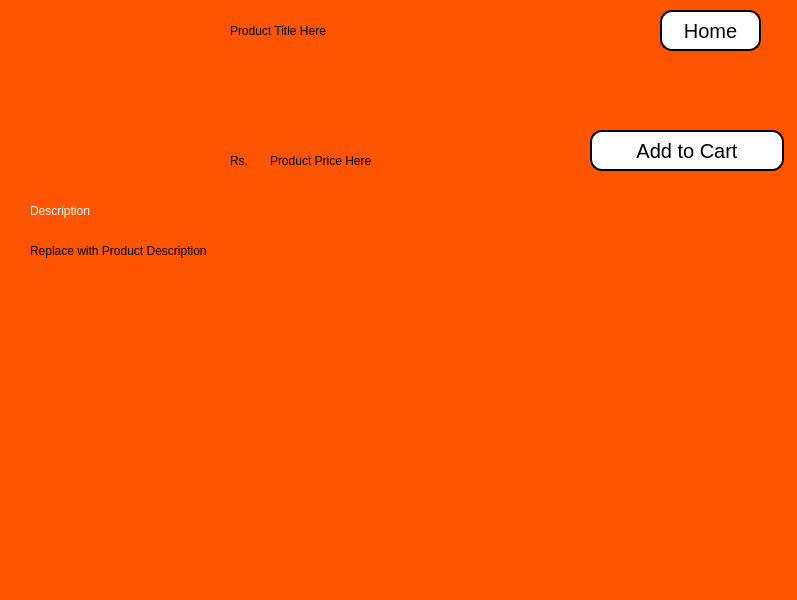
<?xml version="1.0" encoding="UTF-8"?>
<ui version="4.0">
 <class>MainWindow</class>
 <widget class="QMainWindow" name="MainWindow">
  <property name="geometry">
   <rect>
    <x>0</x>
    <y>0</y>
    <width>797</width>
    <height>600</height>
   </rect>
  </property>
  <property name="windowTitle">
   <string>MainWindow</string>
  </property>
  <property name="styleSheet">
   <string notr="true">QWidget
{
	background:rgb(255, 85, 0)
}</string>
  </property>
  <widget class="QWidget" name="centralwidget">
   <property name="styleSheet">
    <string notr="true">QWidget
{
	background:rgb(255, 85, 0)
}</string>
   </property>
   <widget class="QLabel" name="imageLabel">
    <property name="geometry">
     <rect>
      <x>40</x>
      <y>20</y>
      <width>171</width>
      <height>151</height>
     </rect>
    </property>
    <property name="text">
     <string/>
    </property>
    <property name="pixmap">
     <pixmap>../../../../../Daraz/Watches/Girls Watches/Fortune Girls Watch/Black Brown.jpeg</pixmap>
    </property>
    <property name="scaledContents">
     <bool>true</bool>
    </property>
   </widget>
   <widget class="QLabel" name="titleLabel">
    <property name="geometry">
     <rect>
      <x>230</x>
      <y>10</y>
      <width>461</width>
      <height>41</height>
     </rect>
    </property>
    <property name="styleSheet">
     <string notr="true">QLabel
{
	color: black;
	font: 63 25pt &quot;Yu Gothic UI Semibold&quot;;
}</string>
    </property>
    <property name="text">
     <string>Product Title Here</string>
    </property>
    <property name="wordWrap">
     <bool>true</bool>
    </property>
   </widget>
   <widget class="QLabel" name="label_3">
    <property name="geometry">
     <rect>
      <x>230</x>
      <y>140</y>
      <width>51</width>
      <height>41</height>
     </rect>
    </property>
    <property name="styleSheet">
     <string notr="true">QLabel
{
	color: black;
	font: 63 20pt &quot;Yu Gothic UI Semibold&quot;;
}</string>
    </property>
    <property name="text">
     <string>Rs.</string>
    </property>
    <property name="wordWrap">
     <bool>true</bool>
    </property>
   </widget>
   <widget class="QLabel" name="priceLabel">
    <property name="geometry">
     <rect>
      <x>270</x>
      <y>140</y>
      <width>251</width>
      <height>41</height>
     </rect>
    </property>
    <property name="styleSheet">
     <string notr="true">QLabel
{
	color: black;
	font: 63 20pt &quot;Yu Gothic UI Semibold&quot;;
}</string>
    </property>
    <property name="text">
     <string>Product Price Here</string>
    </property>
    <property name="wordWrap">
     <bool>true</bool>
    </property>
   </widget>
   <widget class="QLabel" name="label_5">
    <property name="geometry">
     <rect>
      <x>30</x>
      <y>190</y>
      <width>251</width>
      <height>41</height>
     </rect>
    </property>
    <property name="styleSheet">
     <string notr="true">QLabel
{
	color: white;
	font: 63 20pt &quot;Yu Gothic UI Semibold&quot;;
}</string>
    </property>
    <property name="text">
     <string>Description</string>
    </property>
    <property name="wordWrap">
     <bool>true</bool>
    </property>
   </widget>
   <widget class="QLabel" name="descriptionLabel">
    <property name="geometry">
     <rect>
      <x>30</x>
      <y>230</y>
      <width>751</width>
      <height>41</height>
     </rect>
    </property>
    <property name="styleSheet">
     <string notr="true">QLabel
{
	color: black;
	font: 63 12pt &quot;Yu Gothic UI Semibold&quot;;
}</string>
    </property>
    <property name="text">
     <string>Replace with Product Description</string>
    </property>
    <property name="wordWrap">
     <bool>true</bool>
    </property>
   </widget>
   <widget class="QPushButton" name="cartButton">
    <property name="geometry">
     <rect>
      <x>590</x>
      <y>130</y>
      <width>194</width>
      <height>41</height>
     </rect>
    </property>
    <property name="styleSheet">
     <string notr="true">QPushButton
{
	background-color: white;       /* Blue background */
    color: black;                    /* White text */
    border: 2px solid rgb(0, 0, 0);       /* Darker blue border */
    border-radius: 12px;             /* Rounded corners */
    font-size: 20px;                 /* Larger font */
    padding: 10px 20px;              /* Add some padding */
    min-width: 150px; 
}</string>
    </property>
    <property name="text">
     <string>Add to Cart</string>
    </property>
   </widget>
   <widget class="QPushButton" name="homeButton">
    <property name="geometry">
     <rect>
      <x>660</x>
      <y>10</y>
      <width>101</width>
      <height>41</height>
     </rect>
    </property>
    <property name="styleSheet">
     <string notr="true">QPushButton
{
	background-color: white;       /* Blue background */
    color: black;                    /* White text */
    border: 2px solid rgb(0, 0, 0);       /* Darker blue border */
    border-radius: 12px;             /* Rounded corners */
    font-size: 20px;                 /* Larger font */
    padding: 10px 20px;              /* Add some padding */
    min-width: 10px; 
}</string>
    </property>
    <property name="text">
     <string>Home</string>
    </property>
   </widget>
  </widget>
  <widget class="QStatusBar" name="statusbar"/>
 </widget>
 <resources/>
 <connections/>
</ui>
